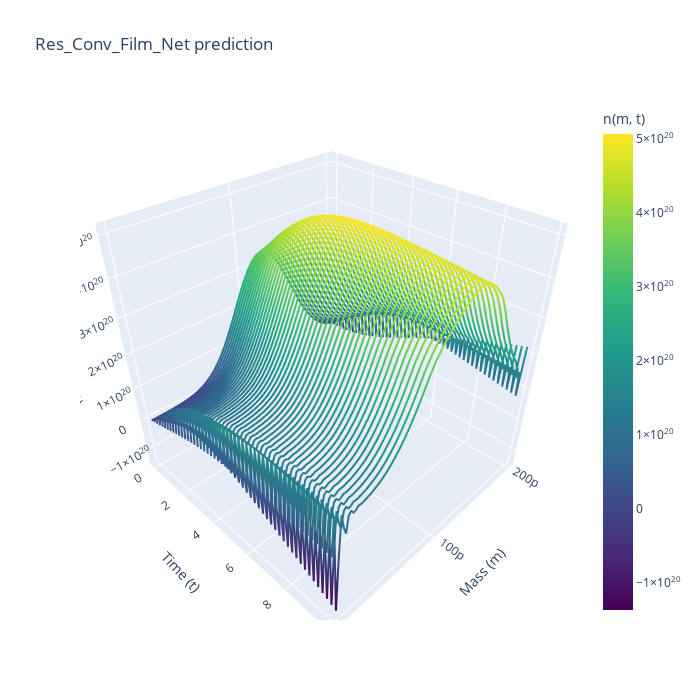

Notebook source saved alongside this figure:
### Code cell
#prediction step
n0=Dataset_validation[0]["n"][:,0]
S0=Dataset_validation[0]["initial_substrate"]
N_Res_Con_Film2,S_Res_Con_Film2 = rollout(model=model7, n0=n0, s0=S0, steps=T-1, n_max=n_max, S_max=S_max,return_numpy=True)

plot_spaghetti(m=m,t=torch.linspace(0,10,T),N=N_Res_Con_Film,title="Res_Conv_Film_Net prediction")
biomass_Res_Con_Film2  = (N_Res_Con_Film2  * m.numpy()[:,None]).sum(axis=0) * delta_m.numpy()
print(biomass_Res_Con_Film2)
plt.plot(t_eval,biomass_Res_Con_Film2,label="Conv Biomass prediction")
plt.plot(t_eval,S_Res_Con_Film2,label="ResNet Substrate Prediction")
plt.legend()
plt.grid()
plt.show()
model7.eval()
# torch.save(model7.state_dict(), 'Res_Film_Conv_diff_batch_2000_epochs.pth')
